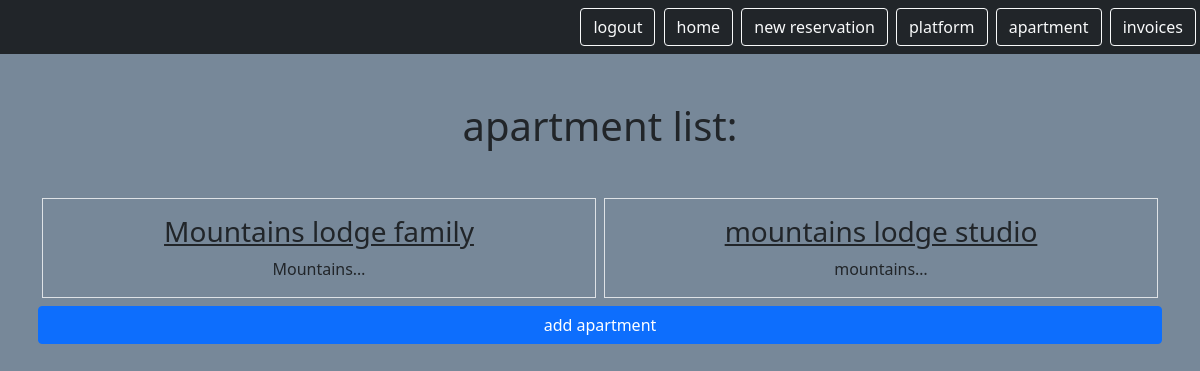
The app's page /mini/apartment (signed in) with its own data.
### reservation/models.py (models this page shows, shortened)
class Apartment(models.Model):
    user = models.ForeignKey(
        CustomUser,
        on_delete=models.CASCADE,
        related_name="apartment",
        null=True,
        blank=True,
    )
    id = models.AutoField(primary_key=True)
    name = models.CharField(max_length=255)
    address = models.CharField(max_length=255)
    date_contract = models.DateField()

### reservation/views.py (the view)
# urls.py: path('apartment', views.AptListView.as_view(), name = 'apartment.list'),
class AptListView(LoginRequiredMixin, ListView):
    model = Apartment
    template_name = "apartment/apt_list.html"
    context_object_name = "apartment"  # name used in template
    def get_queryset(self):
        return self.request.user.apartment.all()

### reservation/templates/apartment/apt_list.html
{% extends "base.html" %}
{% block content %}
    <h1 class="my-5">apartment list:</h1>
        <div class="row row-cols3 g-2">
            {% for apt in apartment %}
            <div class="col">
                <div class="p-3 border">
                    <a href="{% url 'apartment.detail' pk=apt.id %}" class="text-dark text-decoration-non">
                        <h3>{{apt.name}}</h3>
                    </a>
                    {{apt.name |truncatechars:10}}
                </div>
            </div>
            {% endfor %}
            <a href="{%url 'apartment.new' %}" class="btn btn-primary">add apartment</a>
        </div>
{% endblock %}

### static/templates/base.html (style rules this page uses)
body { background: lightslategray; }

### records on screen
Apartment: name "Mountains lodge family", name "Mountains…"
Apartment: name "mountains lodge studio", name "mountains…"
